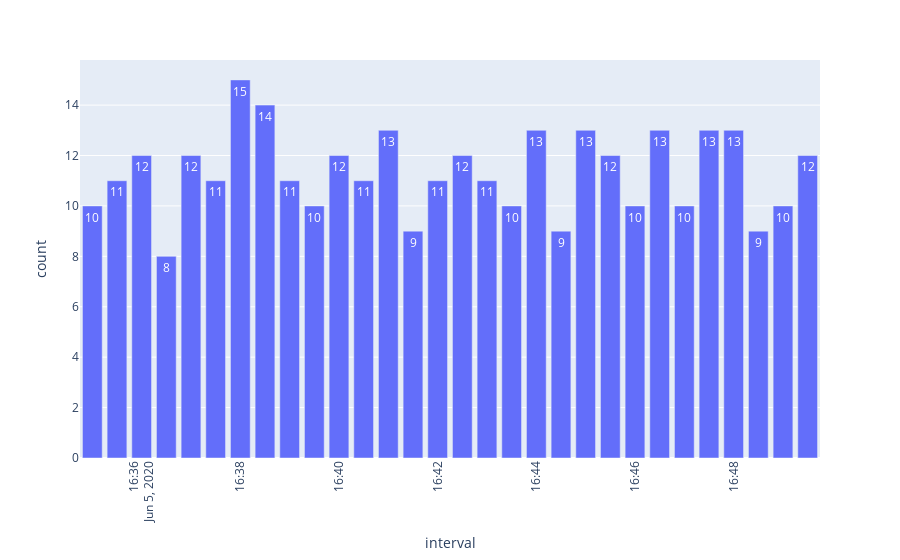

This figure's notebook cell:
### Code cell
fig = px.bar(dataframe, x='interval', y='count', text='count')
fig.update_layout(xaxis_tickangle=-90)
fig

### Figure 1 — Plotly figure (JSON) as saved in the notebook; plotly's stock layout.template omitted (floating-point values rounded to 4 significant figures)
{"data": [{"alignmentgroup": "True", "hovertemplate": "interval=%{x}<br>count=%{text}<extra></extra>", "legendgroup": "", "marker": {"color": "#636efa"}, "name": "", "offsetgroup": "", "orientation": "v", "showlegend": false, "text": [12, 10, 9, 13, 13, 10, 13, 10, 12, 13, 9, 13, 10, 11, 12, 11, 9, 13, 11, 12, 10, 11, 14, 15, 11, 12, 8, 12, 11, 10], "textposition": "auto", "type": "bar", "x": ["2020-06-05T16:49:30.000Z", "2020-06-05T16:49:00.000Z", "2020-06-05T16:48:30.000Z", "2020-06-05T16:48:00.000Z", "2020-06-05T16:47:30.000Z", "2020-06-05T16:47:00.000Z", "2020-06-05T16:46:30.000Z", "2020-06-05T16:46:00.000Z", "2020-06-05T16:45:30.000Z", "2020-06-05T16:45:00.000Z", "2020-06-05T16:44:30.000Z", "2020-06-05T16:44:00.000Z", "2020-06-05T16:43:30.000Z", "2020-06-05T16:43:00.000Z", "2020-06-05T16:42:30.000Z", "2020-06-05T16:42:00.000Z", "2020-06-05T16:41:30.000Z", "2020-06-05T16:41:00.000Z", "2020-06-05T16:40:30.000Z", "2020-06-05T16:40:00.000Z", "2020-06-05T16:39:30.000Z", "2020-06-05T16:39:00.000Z", "2020-06-05T16:38:30.000Z", "2020-06-05T16:38:00.000Z", "2020-06-05T16:37:30.000Z", "2020-06-05T16:37:00.000Z", "2020-06-05T16:36:30.000Z", "2020-06-05T16:36:00.000Z", "2020-06-05T16:35:30.000Z", "2020-06-05T16:35:00.000Z"], "xaxis": "x", "y": [12, 10, 9, 13, 13, 10, 13, 10, 12, 13, 9, 13, 10, 11, 12, 11, 9, 13, 11, 12, 10, 11, 14, 15, 11, 12, 8, 12, 11, 10], "yaxis": "y"}], "layout": {"barmode": "relative", "legend": {"tracegroupgap": 0}, "margin": {"t": 60}, "xaxis": {"anchor": "y", "domain": [0, 1], "tickangle": -90, "title": {"text": "interval"}}, "yaxis": {"anchor": "x", "domain": [0, 1], "title": {"text": "count"}}}}
